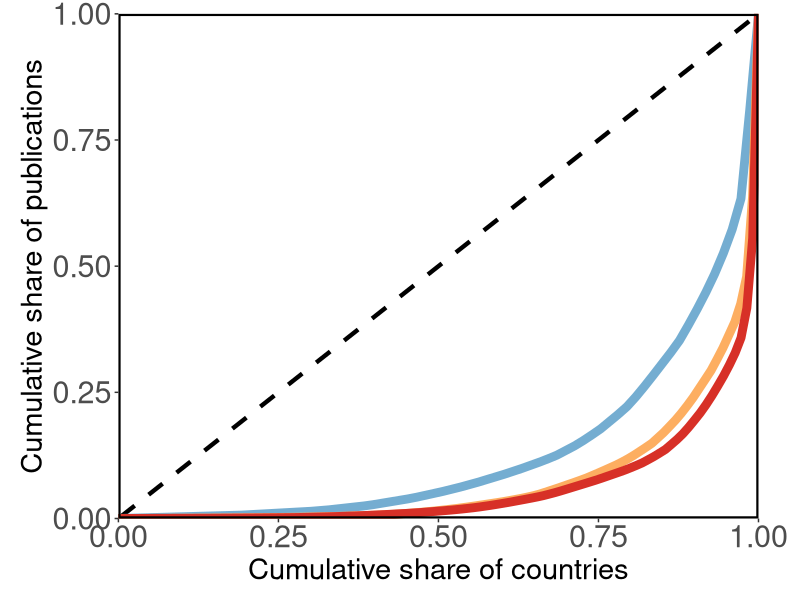
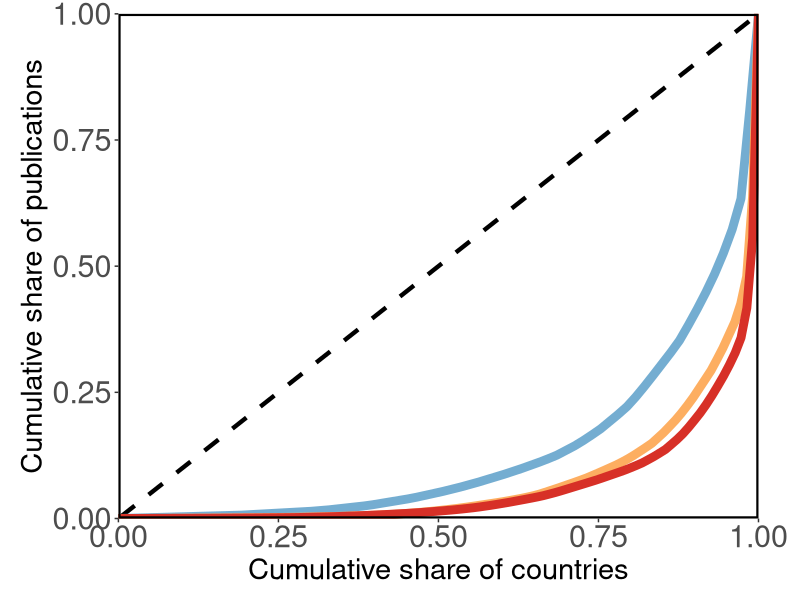

Recreate these plots in R, in order.
library(readr)
library(dplyr)
library(tidyr)
library(ggplot2)

df_total <- read_csv("National_Annual_All_Disciplines_Summary.csv",
                     show_col_types = FALSE)

df_sel <- df_total %>%
  filter(Year %in% c(2014, 2022, 2024))

lorenz_year <- df_sel %>%
  group_by(Year) %>%
  arrange(Total_Paper_Count, .by_group = TRUE) %>%
  mutate(
    n = n(),
    x = row_number() / n,
    y = cumsum(Total_Paper_Count) / sum(Total_Paper_Count)
  ) %>%
  reframe(
    x = c(0, x),
    y = c(0, y)
  )

p <- ggplot(lorenz_year, aes(x = x, y = y, color = factor(Year))) +
  geom_abline(slope = 1, intercept = 0, linetype = "dashed", linewidth = 1.5) +
  geom_line(linewidth = 3) +
  scale_color_manual(values = c(
    "2014" = "#74add1",
    "2022" = "#fdae61",
    "2024" = "#d73027"
  )) +
  scale_x_continuous(
    limits = c(0, 1),
    breaks = seq(0, 1, 0.25),
    expand = c(0, 0)
  ) +
  scale_y_continuous(
    limits = c(0, 1),
    breaks = seq(0, 1, 0.25),
    expand = c(0, 0)
  ) +
  labs(
    x = "Cumulative share of countries",
    y = "Cumulative share of publications",
    color = "Year"
  ) +
  theme_bw() +
  theme(
    panel.grid = element_blank(),
    panel.border = element_rect(color = "black", fill = NA, linewidth = 1.5),
    axis.title = element_text(size = 21),
    axis.text  = element_text(size = 22),
    legend.position = "none",
    plot.margin = margin(t = 10, r = 30, b = 10, l = 15)
  )

print(p)

ggsave("lorenz_curves_year.png", p, width = 8.8, height = 5, dpi = 600)


#============ 计算与45°的面积
library(dplyr)

# 计算每个年份的洛伦兹曲线下面积
area_df <- lorenz_year %>%
  group_by(Year) %>%
  arrange(x, .by_group = TRUE) %>%
  mutate(
    dx = x - lag(x),
    avg_y = (y + lag(y)) / 2,
    trapezoid = dx * avg_y
  ) %>%
  summarise(
    Lorenz_area = sum(trapezoid, na.rm = TRUE),
    Gini_from_area = 1 - 2 * Lorenz_area,
    Inequality_area = 0.5 - Lorenz_area,
    .groups = "drop"
  )

print(area_df)
